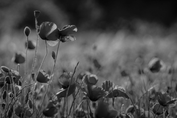
#> input picture Assignment 1/images/poppies.png, 177 x 118 px, shrunk from 720 x 480 before the run
$ jupyter execute Q1.ipynb
#> lines starting #> are read from the running program, lines starting #| are printed output that depends on the picture
DIP ASSIGNMENT 1 </BR>
Q1.1 </BR>
(ZIYAAD BALLIM - 1828251)

1.1 - Histogram matching

1. Implementation

Importing libraries

[cell 1]
import numpy as np
np.set_printoptions(suppress=True)
from scipy import misc
from scipy.ndimage import convolve
import cv2
from collections import Counter
from skimage.exposure import match_histograms
import matplotlib.pyplot as plt
from skimage import io
import warnings
warnings.filterwarnings("ignore")

[cell 2]
def CreateHistogram(im):
    M,N=np.shape(im)
    values,counts=np.unique(im,return_counts=True)
    max=np.max(im)
    L=np.power(2,np.ceil(np.log2(max)))
    Hist=[0]*int(L)
    n=len(values)
    for i in range(n):
        Hist[values[i]]=counts[i]
    try:
        if(np.sum(Hist)==M*N):
            return Hist
    except:
        raise Exception

[cell 3]
def Group(sorted, Hist):
    map={}
    length=len(Hist)
    sorted=list(sorted)
    for k in range(length):
        count=Hist[k]
        for i in range(count):
            if not sorted:
                break
            map[sorted[0]]=k
            sorted.pop(0)
    return map

[cell 4]
def LexSort(matrix):
    newMatrix=np.rot90(matrix)
    lexSortMatrix=np.lexsort(newMatrix)
    return lexSortMatrix

[cell 5]
W1 = np.array([[1]])
W2 = np.array([ [0,1,0],[1,1,1], [0,1,0] ])/5
W3 = np.array([ [1,1,1],[1,1,1], [1,1,1] ])/9
W4 = np.array([ [0,0,1,0,0],[0,1,1,1,0], [1,1,1,1,1], [0,1,1,1,0],[0,0,1,0,0]])/13
W5 = np.array([ [0,1,1,1,0], [1,1,1,1,1], [1,1,1,1,1],[1,1,1,1,1],[0,1,1,1,0]])/21
W6 = np.array([ [1,1,1,1,1], [1,1,1,1,1], [1,1,1,1,1],[1,1,1,1,1],[1,1,1,1,1]])/25
Filters=[W1,W2,W3,W4,W5,W6]

[cell 6]
def exact_histogram_matching(im,im_target,K):
    M,N=np.shape(im)
    q=np.zeros((M*N,K))
    im_target=np.resize(im_target,(M,N))
    in_hist=CreateHistogram(im)
    spec_hist=CreateHistogram(im_target)

    for i in range(K):
        output=convolve(im,Filters[i],mode='constant',cval=0)
        q[:,i]=output.flatten()

    O=LexSort(q)
    group=Group(O,spec_hist)
    out=np.copy(im)
    out=out.flatten()
    LinIndex=list(group.keys())
    IntensList=list(group.values())
    out[LinIndex]=IntensList
    out=np.reshape(out,(M,N))
    return out

[cell 7]
poppies=io.imread("images/poppies.png")
#> poppies is the input picture: shape (118, 177); min 0, max 206, mean 78
cherry_tree=io.imread("images/cherry_tree.png")
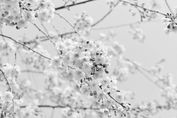
#> input picture Assignment 1/images/cherry_tree.png, 177 x 118 px, shrunk from 720 x 480 before the run
#> cherry_tree is the input picture: shape (118, 177); min 19, max 255, mean 204.9
poppie_cherry_output=exact_histogram_matching(poppies,cherry_tree,2)
#> in CreateHistogram, `values,counts=np.unique(im,return_counts=True)`: values = 185 values from 0 to 206; counts = 185 values, max 263 at index 17, min 1 at index 169, mean 112.9
#> in CreateHistogram, `max=np.max(im)`: max = 206
#> in CreateHistogram, `L=np.power(2,np.ceil(np.log2(max)))`: L = 256
#> in CreateHistogram, `Hist=[0]*int(L)`: Hist = 256 values from 0 to 0
#> in CreateHistogram, `n=len(values)`: n = 185
#> after the loop in CreateHistogram, `for i in range(n):`: Hist = 256 values, max 263 at index 17, min 0 at index 168, mean 81.59
#> in exact_histogram_matching, `in_hist=CreateHistogram(im)`: in_hist has the same summary as Hist in CreateHistogram
#> in exact_histogram_matching, `spec_hist=CreateHistogram(im_target)`: spec_hist = 256 values, max 1222 at index 222, min 0 at index 0, mean 81.59
#> after the loop in exact_histogram_matching, `for i in range(K):`: q = 20886 pairs, first value 0 to 206, second value 3 to 172
#> in Group, `length=len(Hist)`: length = 256
#> in Group, `sorted=list(sorted)`: sorted = 20886 items
#> the loop in Group, `for k in range(length):` made 256 passes
#> count on passes 1 to 3: 0, 0, 0
#> after the loop in Group, `for k in range(length):`: sorted = []
#> in exact_histogram_matching, `group=Group(O,spec_hist)`: group = 20886 items

fig,ax = plt.subplots(nrows = 1,ncols=3,figsize = (20,20))
plt.subplot(1,3,1),io.imshow(poppies),ax[0].set_title("Original")
plt.subplot(1,3,2),io.imshow(cherry_tree),ax[1].set_title("Target")
plt.subplot(1,3,3),io.imshow(poppie_cherry_output,cmap='gray'),ax[2].set_title("Matched")
for a in ax:
    a.axis('off')

[cell 8]
skimage_ouput = match_histograms(poppies,cherry_tree)

fig,ax = plt.subplots(nrows = 1,ncols=2,figsize = (20,20))
plt.subplot(1,2,1),io.imshow(poppie_cherry_output),ax[0].set_title("Exact Matching Algorithm")
plt.subplot(1,2,2),io.imshow(skimage_ouput,cmap='gray'),ax[1].set_title("Skimage Built-In Matching Algorithm")

[cell 9]
hidden_horse = io.imread("images/hidden-horse.tif")
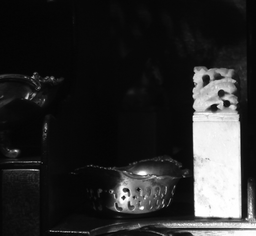
#> input picture Assignment 1/images/hidden-horse.tif, 256 x 236 px, shrunk from 1040 x 960 before the run
#> hidden_horse is the input picture: shape (236, 256); min 0, max 255, mean 42.7
totem_poles = io.imread("images/totem-poles.tif")
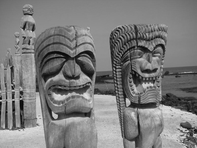
#> input picture Assignment 1/images/totem-poles.tif, 197 x 148 px, shrunk from 800 x 600 before the run
#> totem_poles is the input picture: shape (148, 197); min 0, max 232, mean 123.6
output = exact_histogram_matching(hidden_horse,totem_poles,2)
#> call 2 of exact_histogram_matching, with K = 2
#> in exact_histogram_matching (call 2), `im_target=np.resize(im_target,(M,N))`:
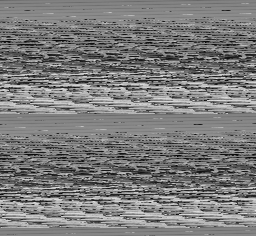
#> im_target: shape (236, 256); min 0, max 232, mean 123.7
#> in exact_histogram_matching (call 2), `in_hist=CreateHistogram(im)`: in_hist = 256 values, max 7188 at index 8, min 1 at index 1, mean 236
#> in exact_histogram_matching (call 2), `spec_hist=CreateHistogram(im_target)`: spec_hist = 256 values, max 1351 at index 130, min 0 at index 1, mean 236
#> after the loop in exact_histogram_matching (call 2), `for i in range(K):`: q = 60416 pairs, first value 0 to 255, second value 2 to 255
#> the loop in Group (call 2), `for k in range(length):` made 256 passes
#> count on passes 1 to 3: 6, 0, 0
#> in exact_histogram_matching (call 2), `group=Group(O,spec_hist)`: group = 60416 items
fig,ax = plt.subplots(nrows = 1,ncols=3,figsize = (20,20))
plt.subplot(1,3,1),io.imshow(hidden_horse),ax[0].set_title("Original")
plt.subplot(1,3,2),io.imshow(totem_poles),ax[1].set_title("Target")
plt.subplot(1,3,3),io.imshow(output,cmap='gray'),ax[2].set_title("Matched")

for a in ax:
    a.axis('off')

[cell 10]
skimage_ouput = match_histograms(hidden_horse,totem_poles)
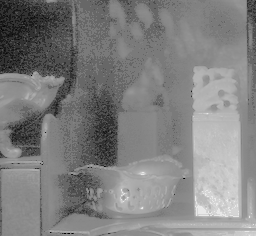
#> skimage_ouput: shape (236, 256) float64; min 0, max 232, mean 128.1

fig,ax = plt.subplots(nrows = 1,ncols=2,figsize = (20,20))
plt.subplot(1,2,1),io.imshow(output),ax[0].set_title("Exact Matching Algorithm")
plt.subplot(1,2,2),io.imshow(skimage_ouput,cmap='gray'),ax[1].set_title("Skimage Built-In Matching Algorithm")

[cell 11]
road_low_2 = io.imread("images/road_low_2.jpg")
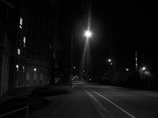
#> input picture Assignment 1/images/road_low_2.jpg, 158 x 118 px, shrunk from 640 x 480 before the run
#> road_low_2 is the input picture: shape (118, 158); min 0, max 255, mean 15.2
national_archives_bld = io.imread("images/national-archives-bld.tif")
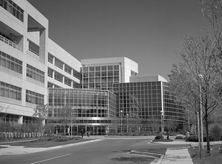
#> input picture Assignment 1/images/national-archives-bld.tif, 222 x 164 px, shrunk from 900 x 665 before the run
#> national_archives_bld is the input picture: shape (164, 222); min 1, max 255, mean 112.8
output = exact_histogram_matching(road_low_2,national_archives_bld,2)
#> call 3 of exact_histogram_matching, with K = 2
#> in exact_histogram_matching (call 3), `im_target=np.resize(im_target,(M,N))`:
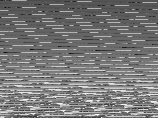
#> im_target: shape (118, 158); min 10, max 255, mean 120.5
#> in exact_histogram_matching (call 3), `in_hist=CreateHistogram(im)`: in_hist = 256 values, max 2735 at index 2, min 0 at index 118, mean 72.83
#> in exact_histogram_matching (call 3), `spec_hist=CreateHistogram(im_target)`: spec_hist = 256 values, max 353 at index 88, min 0 at index 0, mean 72.83
#> after the loop in exact_histogram_matching (call 3), `for i in range(K):`: q = 18644 pairs, first value 0 to 255, second value 0 to 253
#> in exact_histogram_matching (call 3), `O=LexSort(q)`: O = 18644 values, max 18643 at index 12735, min 0 at index 194, mean 9321.5
#> in exact_histogram_matching (call 3), `group=Group(O,spec_hist)`: group = 18644 items
#> in exact_histogram_matching (call 3), `out=out.flatten()`: out = 18644 values, max 255 at index 5301, min 0 at index 0, mean 15.19
#> in exact_histogram_matching (call 3), `LinIndex=list(group.keys())`: LinIndex has the same summary as O
#> in exact_histogram_matching (call 3), `IntensList=list(group.values())`: IntensList = 18644 values from 10 to 255
#> in exact_histogram_matching (call 3), `out=np.reshape(out,(M,N))`:
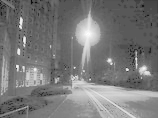
#> out: shape (118, 158); min 10, max 255, mean 120.5
fig,ax = plt.subplots(nrows = 1,ncols=3,figsize = (20,20))
plt.subplot(1,3,1),io.imshow(road_low_2),ax[0].set_title("Original")
plt.subplot(1,3,2),io.imshow(national_archives_bld),ax[1].set_title("Target")
plt.subplot(1,3,3),io.imshow(output,cmap='gray'),ax[2].set_title("Matched")
for a in ax:
    a.axis('off')

[cell 12]
skimage_ouput = match_histograms(road_low_2,national_archives_bld)
#> skimage_ouput: shape (118, 158) float64

fig,ax = plt.subplots(nrows = 1,ncols=2,figsize = (20,20))
plt.subplot(1,2,1),io.imshow(output),ax[0].set_title("Exact Matching Algorithm")
plt.subplot(1,2,2),io.imshow(skimage_ouput,cmap='gray'),ax[1].set_title("Skimage Built-In Matching Algorithm")

2. Analysis

[cell 13]
def GetMapDict(im):
    pixels=Counter(im.flatten())
    map_list=np.zeros(256)
    if 0 in pixels:
        map_list[0]=pixels[0]

    for i in range(1,256):
        if i in pixels:
            map_list[i]=map_list[i-1]+pixels[i]
        else:
            map_list[i]=map_list[i-1]
    MN=np.shape(im)[0]*np.shape(im)[1]
    map_list=(map_list/MN)*255
    keys=np.linspace(0,255,num=256,dtype=np.int32)
    MapDict=dict(zip(keys,map_list.astype(np.int32)))

    return MapDict

[cell 14]
poppies_hist=CreateHistogram(poppies)
#> poppies_hist has the same summary as Hist in CreateHistogram
cherry_tree_hist=CreateHistogram(cherry_tree)
#> cherry_tree_hist = 256 values, max 1222 at index 222, min 0 at index 0, mean 81.59
poppie_cherry_hist=CreateHistogram(poppie_cherry_output)
#> poppie_cherry_hist has the same summary as cherry_tree_hist

indensity=np.linspace(0,255,num=256,dtype=np.int32)
PoppieMapDict=GetMapDict(poppies)
#> in GetMapDict, `pixels=Counter(im.flatten())`: pixels = 185 items
#> after the loop in GetMapDict, `for i in range(1,256):`: map_list = 256 values from 3 to 20886
#> in GetMapDict, `map_list=(map_list/MN)*255`: map_list = 256 values from 0.0366 to 255
#> in GetMapDict, `MapDict=dict(zip(keys,map_list.astype(np.int32)))`: MapDict = 256 items
#> PoppieMapDict = 256 items
CherryMapDict=GetMapDict(cherry_tree)
#> CherryMapDict = 256 items
PoppieCherryMapDict=GetMapDict(poppie_cherry_output)
#> PoppieCherryMapDict = 256 items

fig,ax = plt.subplots(nrows = 1,ncols=3,figsize = (20,20))
# plt.figure()
plt.subplot(1,3,1)
plt.xlim([0,255])
plt.hist(poppies.ravel(),256,[0,256])
plt.plot(indensity,list(PoppieMapDict.values()))
plt.subplot(1,3,2)
plt.xlim([0,255])
plt.hist(cherry_tree.ravel(),256,[0,256])
plt.plot(indensity,list(CherryMapDict.values()))
plt.subplot(1,3,3)
plt.xlim([0,255])
plt.hist(poppie_cherry_output.ravel(),256,[0,256])
plt.plot(indensity,list(PoppieCherryMapDict.values()))
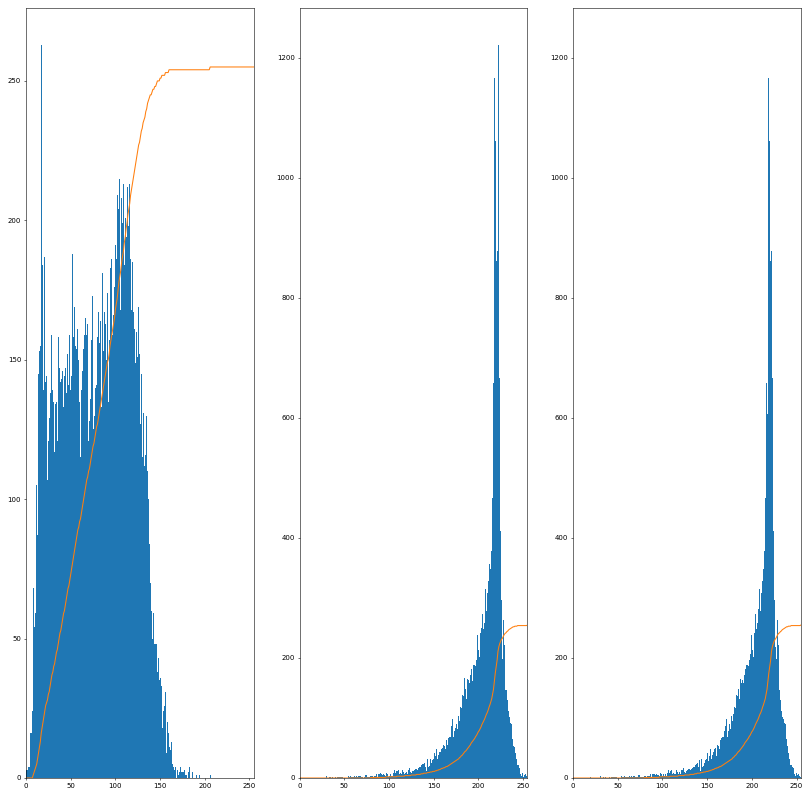
#> figure drawn by matplotlib, 3 panels; panel 1: tallest bar 263 high, from x = 17 to 18; panel 1: curve peaks at x = 206, y = 255; panel 2: tallest bar 1222 high, from x = 222 to 223; panel 2: curve peaks at x = 255, y = 255
